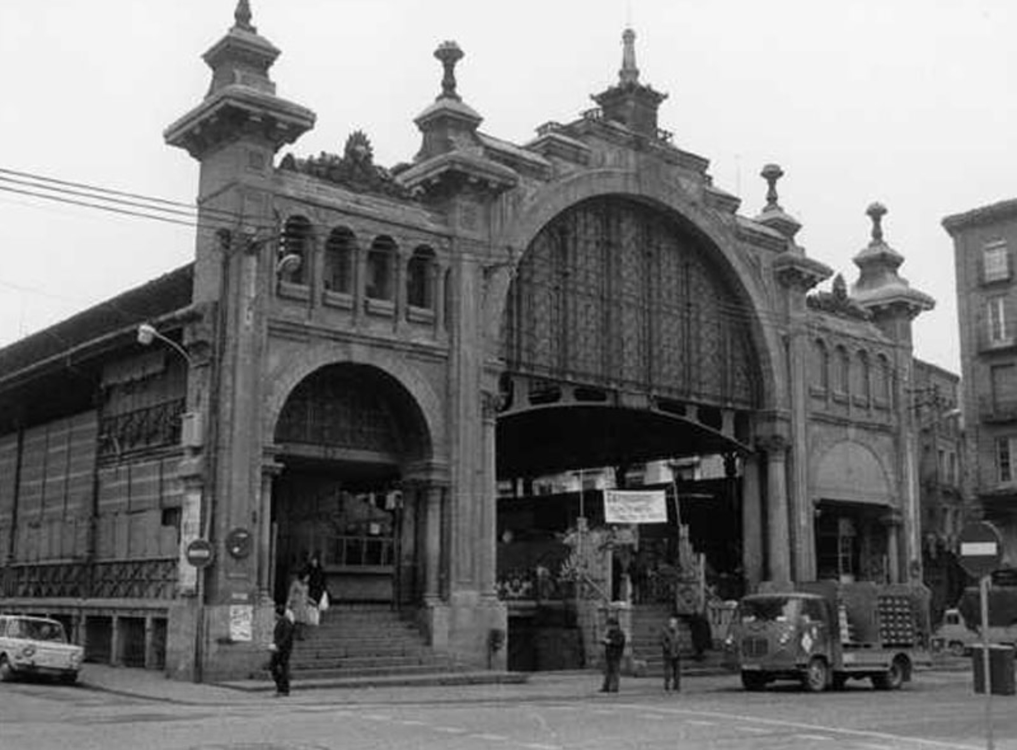
#> input picture nuovo thomas/old.png, 4068 x 3000 px (shown at 1/4 size)
$ python dlt.py
#> lines starting #> are read from the running program, lines starting #| are printed output that depends on the picture
import matplotlib.pyplot as plt
import numpy as np
from scipy import linalg

import cv2
import plotData as pld
from common import project


# [68 lines left out: functions buildDLTEquation, decomposeP, dlt, not called in this run]


def main():
    im3 = cv2.cvtColor(cv2.imread("old.png"), cv2.COLOR_BGR2RGB)
#> im3 is the input picture: shape (3000, 4068, 3); min 0, max 255, mean 119.1
    old = cv2.resize(im3, dsize=[640, 480])
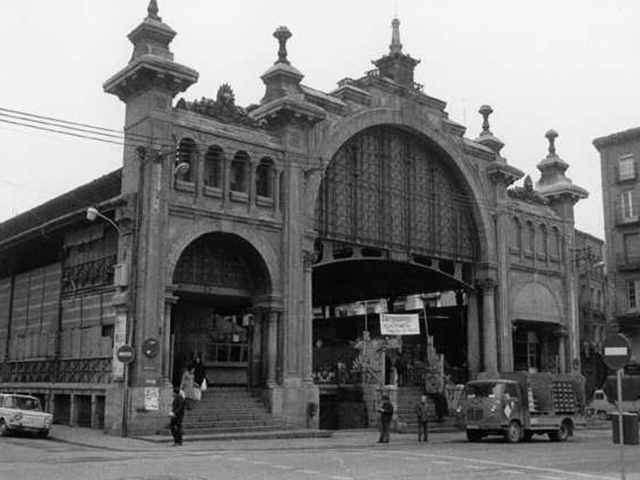
#> old: shape (480, 640, 3); min 0, max 255, mean 119

#> (the run stopped early here; a loop or call above may not have finished)
